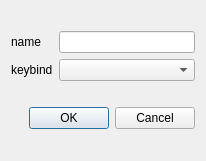
<?xml version="1.0" encoding="UTF-8"?>
<ui version="4.0">
 <class>AddBehaviorDialog</class>
 <widget class="QDialog" name="AddBehaviorDialog">
  <property name="geometry">
   <rect>
    <x>0</x>
    <y>0</y>
    <width>206</width>
    <height>161</height>
   </rect>
  </property>
  <property name="windowTitle">
   <string>Add behavior</string>
  </property>
  <layout class="QVBoxLayout" name="verticalLayout">
   <item>
    <layout class="QGridLayout" name="gridLayout">
     <item row="0" column="0">
      <widget class="QLabel" name="name">
       <property name="text">
        <string>name</string>
       </property>
      </widget>
     </item>
     <item row="0" column="1">
      <widget class="QLineEdit" name="name_edit"/>
     </item>
     <item row="1" column="0">
      <widget class="QLabel" name="keybind">
       <property name="text">
        <string>keybind</string>
       </property>
      </widget>
     </item>
     <item row="1" column="1">
      <widget class="QComboBox" name="keybind_comboBox"/>
     </item>
    </layout>
   </item>
   <item>
    <widget class="QDialogButtonBox" name="buttonBox">
     <property name="orientation">
      <enum>Qt::Horizontal</enum>
     </property>
     <property name="standardButtons">
      <set>QDialogButtonBox::Cancel|QDialogButtonBox::Ok</set>
     </property>
     <property name="centerButtons">
      <bool>false</bool>
     </property>
    </widget>
   </item>
  </layout>
 </widget>
 <resources/>
 <connections>
  <connection>
   <sender>buttonBox</sender>
   <signal>accepted()</signal>
   <receiver>AddBehaviorDialog</receiver>
   <slot>accept()</slot>
   <hints>
    <hint type="sourcelabel">
     <x>248</x>
     <y>254</y>
    </hint>
    <hint type="destinationlabel">
     <x>157</x>
     <y>274</y>
    </hint>
   </hints>
  </connection>
  <connection>
   <sender>buttonBox</sender>
   <signal>rejected()</signal>
   <receiver>AddBehaviorDialog</receiver>
   <slot>reject()</slot>
   <hints>
    <hint type="sourcelabel">
     <x>316</x>
     <y>260</y>
    </hint>
    <hint type="destinationlabel">
     <x>286</x>
     <y>274</y>
    </hint>
   </hints>
  </connection>
 </connections>
</ui>
